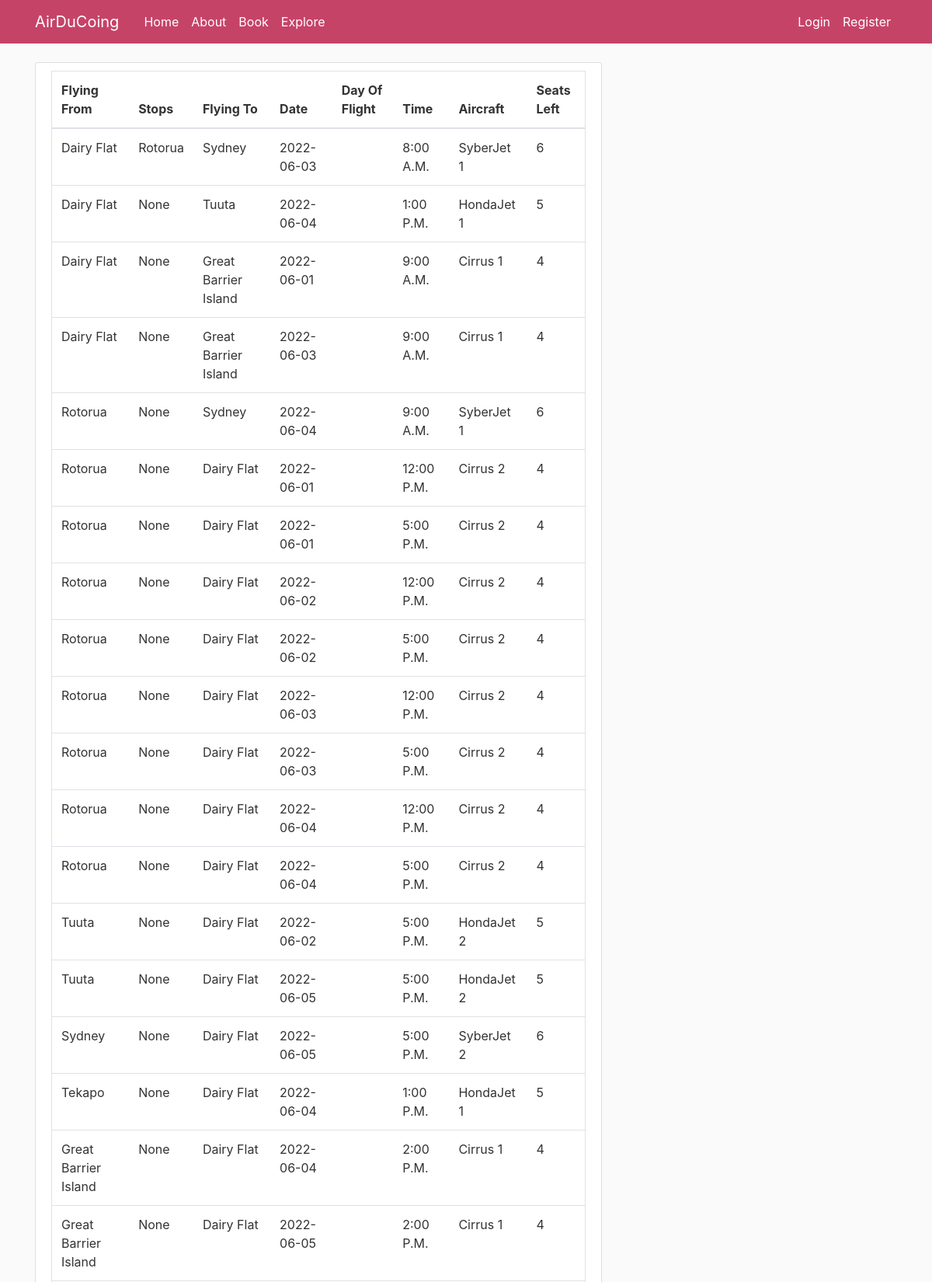
/explore (upper part), run on the app's committed database.
### flaskflights/models.py (models this page shows, shortened)
class AvailableFlights(db.Model):
    __tablename__ = 'available_flights'
    id = db.Column(db.Integer, primary_key=True, autoincrement=True)
    timeOfFlight = db.Column(db.Integer, nullable=False)
    dateOfFlight = db.Column(db.Date, nullable=False)
    dayOfFlight = db.Column(db.String, nullable=False)
    flyingFrom = db.Column(db.String, nullable=False)
    stopsAt = db.Column(db.String, nullable=True)
    flyingTo = db.Column(db.String, nullable=False)
    aircraft = Column(Integer, ForeignKey("aircraft.id"))
    seatsLeft = db.Column(db.Integer, nullable=False)

### flaskflights/routes.py (the view)
@app.route("/explore")
def explore():
    headings = ('Flying From', 'Stops', 'Flying To', 'Date', 'Day Of Flight', 'Time', 'Aircraft', 'Seats Left')
    flights = AvailableFlights.query.all()
    return render_template('explore_flights.html', title='Explore', headings=headings, flights=flights)

### flaskflights/templates/explore_flights.html
{% extends "layout.html" %}
{% block content %}
<div class="content-section">
  <table class="table border">
            <thead>
            <tr>
                {% for header in headings %}
                <th>{{ header }}</th>
                {% endfor %}
            </tr>
            </thead>
            <tbody>
              {% for flight in flights %}
            <tr id="rows">
                <td id="flyingFrom">{{ flight.flyingFrom }}</td>
                <td id="stopsAt">{{ flight.stopsAt }}</td>
                <td id="flyingTo">{{ flight.flyingTo }}</td>
                <td id="dateOfFlight">{{ flight.dateOfFlight }}</td>
                <td id="dayOfFlight">{{ dayOfFlight }}</td>
                <td id="timeOfFlight">{{ flight.timeOfFlight }}</td>
                <td id="aircraft">{{ flight.aircraft }}</td>
                <td id="seatsLeft">{{ flight.seatsLeft }}</td>
            </tr>
            {% endfor %}
  </table>
</div>
{% endblock content %}

### flaskflights/templates/layout.html (shortened to what this page needs)
<!DOCTYPE html>
<html>
<head>
    <link rel="stylesheet" href="https://maxcdn.bootstrapcdn.com/bootstrap/4.0.0/css/bootstrap.min.css">
    <link rel="stylesheet" type="text/css" href="{{ url_for('static', filename='main.css') }}">
</head>
<body>
    <header class="site-header">
      <nav class="navbar navbar-expand-md navbar-dark bg-colour fixed-top">
        <div class="container">
          <a class="navbar-brand mr-4" href="/">AirDuCoing</a>
          <div class="collapse navbar-collapse" id="navbarToggle">
            <div class="navbar-nav mr-auto">
              <a class="nav-item nav-link" href="{{ url_for('home') }}">Home</a>
              <a class="nav-item nav-link" href="{{ url_for('about') }}">About</a>
              <a class="nav-item nav-link" href="{{ url_for('book') }}">Book</a>
              <a class="nav-item nav-link" href="{{ url_for('explore') }}">Explore</a>
            </div>
            <div class="navbar-nav">
                {% if current_user.is_authenticated %}
                    <a class="nav-item nav-link" href="{{ url_for('account') }}">Account</a>
                    <a class="nav-item nav-link" href="{{ url_for('logout') }}">Logout</a>
                {% else %}
                    <a class="nav-item nav-link" href="{{ url_for('login') }}">Login</a>
                    <a class="nav-item nav-link" href="{{ url_for('register') }}">Register</a>
                {% endif %}
            </div>
          </div>
        </div>
      </nav>
    </header>
    <main role="main" class="container">
      <div class="row">
        <div class="col-md-8">
          {% block content %}{% endblock %}
        </div>
      </div>
    </main>
</body>
</html>

### flaskflights/static/main.css (style rules this page uses)
body { background: #fafafa; color: #333333; margin-top: 5rem; }
.bg-colour { background-color: #c64368; }
.site-header .navbar-nav .nav-link { color: #ffffff; }
.content-section { background: #ffffff; padding: 10px 20px; border: 1px solid #dddddd; border-radius: 3px; margin-bottom: 20px; }

### data on the page
AvailableFlights: flyingFrom "Dairy Flat", stopsAt "Rotorua", flyingTo "Sydney", dateOfFlight "2022-06-03", timeOfFlight "8:00 A.M.", aircraft "SyberJet 1", seatsLeft "6"
AvailableFlights: flyingFrom "Dairy Flat", stopsAt "None", flyingTo "Tuuta", dateOfFlight "2022-06-04", timeOfFlight "1:00 P.M.", aircraft "HondaJet 1", seatsLeft "5"
AvailableFlights: flyingFrom "Dairy Flat", stopsAt "None", flyingTo "Great Barrier Island", dateOfFlight "2022-06-01", timeOfFlight "9:00 A.M.", aircraft "Cirrus 1", seatsLeft "4"
AvailableFlights: flyingFrom "Dairy Flat", stopsAt "None", flyingTo "Great Barrier Island", dateOfFlight "2022-06-03", timeOfFlight "9:00 A.M.", aircraft "Cirrus 1", seatsLeft "4"
AvailableFlights: flyingFrom "Rotorua", stopsAt "None", flyingTo "Sydney", dateOfFlight "2022-06-04", timeOfFlight "9:00 A.M.", aircraft "SyberJet 1", seatsLeft "6"
AvailableFlights: flyingFrom "Rotorua", stopsAt "None", flyingTo "Dairy Flat", dateOfFlight "2022-06-01", timeOfFlight "12:00 P.M.", aircraft "Cirrus 2", seatsLeft "4"
AvailableFlights: flyingFrom "Rotorua", stopsAt "None", flyingTo "Dairy Flat", dateOfFlight "2022-06-01", timeOfFlight "5:00 P.M.", aircraft "Cirrus 2", seatsLeft "4"
AvailableFlights: flyingFrom "Rotorua", stopsAt "None", flyingTo "Dairy Flat", dateOfFlight "2022-06-02", timeOfFlight "12:00 P.M.", aircraft "Cirrus 2", seatsLeft "4"
AvailableFlights: flyingFrom "Rotorua", stopsAt "None", flyingTo "Dairy Flat", dateOfFlight "2022-06-02", timeOfFlight "5:00 P.M.", aircraft "Cirrus 2", seatsLeft "4"
AvailableFlights: flyingFrom "Rotorua", stopsAt "None", flyingTo "Dairy Flat", dateOfFlight "2022-06-03", timeOfFlight "12:00 P.M.", aircraft "Cirrus 2", seatsLeft "4"
AvailableFlights: flyingFrom "Rotorua", stopsAt "None", flyingTo "Dairy Flat", dateOfFlight "2022-06-03", timeOfFlight "5:00 P.M.", aircraft "Cirrus 2", seatsLeft "4"
AvailableFlights: flyingFrom "Rotorua", stopsAt "None", flyingTo "Dairy Flat", dateOfFlight "2022-06-04", timeOfFlight "12:00 P.M.", aircraft "Cirrus 2", seatsLeft "4"
AvailableFlights: flyingFrom "Rotorua", stopsAt "None", flyingTo "Dairy Flat", dateOfFlight "2022-06-04", timeOfFlight "5:00 P.M.", aircraft "Cirrus 2", seatsLeft "4"
AvailableFlights: flyingFrom "Tuuta", stopsAt "None", flyingTo "Dairy Flat", dateOfFlight "2022-06-02", timeOfFlight "5:00 P.M.", aircraft "HondaJet 2", seatsLeft "5"
AvailableFlights: flyingFrom "Tuuta", stopsAt "None", flyingTo "Dairy Flat", dateOfFlight "2022-06-05", timeOfFlight "5:00 P.M.", aircraft "HondaJet 2", seatsLeft "5"
AvailableFlights: flyingFrom "Sydney", stopsAt "None", flyingTo "Dairy Flat", dateOfFlight "2022-06-05", timeOfFlight "5:00 P.M.", aircraft "SyberJet 2", seatsLeft "6"
AvailableFlights: flyingFrom "Tekapo", stopsAt "None", flyingTo "Dairy Flat", dateOfFlight "2022-06-04", timeOfFlight "1:00 P.M.", aircraft "HondaJet 1", seatsLeft "5"
AvailableFlights: flyingFrom "Great Barrier Island", stopsAt "None", flyingTo "Dairy Flat", dateOfFlight "2022-06-04", timeOfFlight "2:00 P.M.", aircraft "Cirrus 1", seatsLeft "4"
AvailableFlights: flyingFrom "Great Barrier Island", stopsAt "None", flyingTo "Dairy Flat", dateOfFlight "2022-06-05", timeOfFlight "2:00 P.M.", aircraft "Cirrus 1", seatsLeft "4"

### other printed values
{{ header }} "Flying From" "Stops" "Flying To" "Date" "Day Of Flight" "Time" "Aircraft" "Seats Left"
